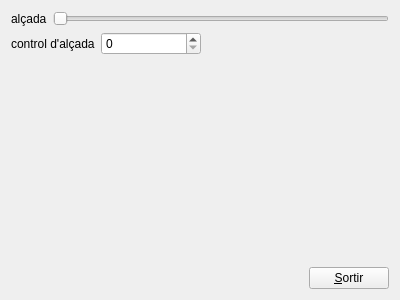
<?xml version="1.0" encoding="UTF-8"?>
<ui version="4.0">
 <class>MyForm</class>
 <widget class="QWidget" name="MyForm">
  <property name="geometry">
   <rect>
    <x>0</x>
    <y>0</y>
    <width>400</width>
    <height>300</height>
   </rect>
  </property>
  <property name="windowTitle">
   <string>El meu primer formulari</string>
  </property>
  <layout class="QVBoxLayout" name="verticalLayout_2">
   <item>
    <layout class="QHBoxLayout" name="horizontalLayout">
     <item>
      <widget class="QLabel" name="label">
       <property name="text">
        <string>alçada</string>
       </property>
      </widget>
     </item>
     <item>
      <widget class="QSlider" name="horizontalSlider">
       <property name="orientation">
        <enum>Qt::Horizontal</enum>
       </property>
      </widget>
     </item>
    </layout>
   </item>
   <item>
    <layout class="QHBoxLayout" name="horizontalLayout_2">
     <item>
      <widget class="QLabel" name="label_2">
       <property name="text">
        <string>control d'alçada</string>
       </property>
      </widget>
     </item>
     <item>
      <widget class="QSpinBox" name="spinBox">
       <property name="sizePolicy">
        <sizepolicy hsizetype="Fixed" vsizetype="Fixed">
         <horstretch>0</horstretch>
         <verstretch>0</verstretch>
        </sizepolicy>
       </property>
       <property name="minimumSize">
        <size>
         <width>100</width>
         <height>0</height>
        </size>
       </property>
      </widget>
     </item>
     <item>
      <spacer name="horizontalSpacer_2">
       <property name="orientation">
        <enum>Qt::Horizontal</enum>
       </property>
       <property name="sizeHint" stdset="0">
        <size>
         <width>40</width>
         <height>20</height>
        </size>
       </property>
      </spacer>
     </item>
    </layout>
   </item>
   <item>
    <layout class="QVBoxLayout" name="verticalLayout">
     <item>
      <spacer name="verticalSpacer">
       <property name="orientation">
        <enum>Qt::Vertical</enum>
       </property>
       <property name="sizeHint" stdset="0">
        <size>
         <width>20</width>
         <height>40</height>
        </size>
       </property>
      </spacer>
     </item>
     <item>
      <layout class="QHBoxLayout" name="horizontalLayout_3">
       <item>
        <spacer name="horizontalSpacer">
         <property name="orientation">
          <enum>Qt::Horizontal</enum>
         </property>
         <property name="sizeHint" stdset="0">
          <size>
           <width>40</width>
           <height>20</height>
          </size>
         </property>
        </spacer>
       </item>
       <item>
        <widget class="QPushButton" name="pushButton">
         <property name="text">
          <string>&amp;Sortir</string>
         </property>
        </widget>
       </item>
      </layout>
     </item>
    </layout>
   </item>
  </layout>
 </widget>
 <resources/>
 <connections>
  <connection>
   <sender>horizontalSlider</sender>
   <signal>valueChanged(int)</signal>
   <receiver>spinBox</receiver>
   <slot>setValue(int)</slot>
   <hints>
    <hint type="sourcelabel">
     <x>131</x>
     <y>19</y>
    </hint>
    <hint type="destinationlabel">
     <x>231</x>
     <y>56</y>
    </hint>
   </hints>
  </connection>
  <connection>
   <sender>spinBox</sender>
   <signal>valueChanged(int)</signal>
   <receiver>horizontalSlider</receiver>
   <slot>setValue(int)</slot>
   <hints>
    <hint type="sourcelabel">
     <x>227</x>
     <y>44</y>
    </hint>
    <hint type="destinationlabel">
     <x>79</x>
     <y>23</y>
    </hint>
   </hints>
  </connection>
  <connection>
   <sender>pushButton</sender>
   <signal>clicked()</signal>
   <receiver>MyForm</receiver>
   <slot>close()</slot>
   <hints>
    <hint type="sourcelabel">
     <x>338</x>
     <y>266</y>
    </hint>
    <hint type="destinationlabel">
     <x>305</x>
     <y>215</y>
    </hint>
   </hints>
  </connection>
 </connections>
</ui>
